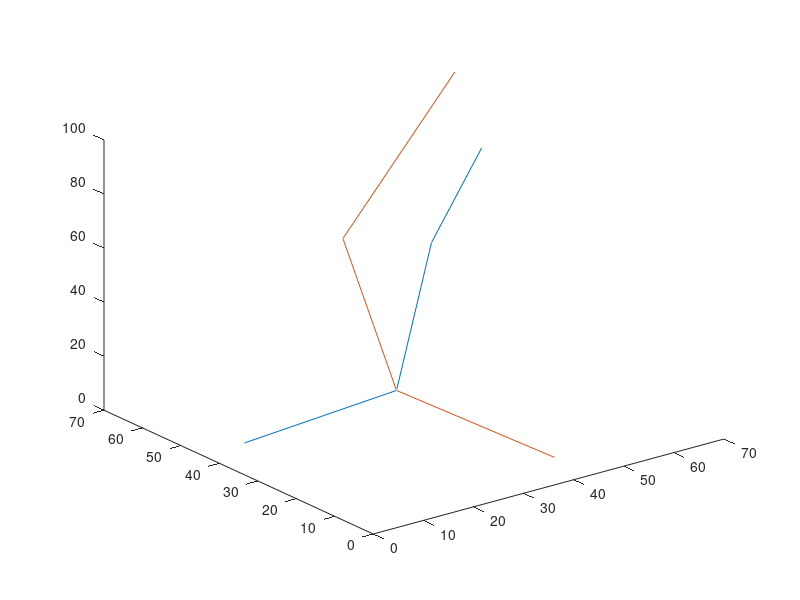

The MATLAB source for this figure: (Note: this script raises an error after producing the figure.)
clear;close;clc;
% size of UAV 
UAVsize=1;
Vlimit=5;
Vcoef=1.2;
colLimit=3*UAVsize;

% set two path to meet, in order to check the result
path1=[5,40,5;20,20,30;50,50,50;60,50,80]';
start1=path1(:,1)';
path2=[40,5,5;20,20,30;40,60,50;70,70,90]';
figure
plot3(path1(1,:),path1(2,:),path1(3,:))
hold on
plot3(path2(1,:),path2(2,:),path2(3,:))

pause(5)
% findcollisionPoint
colPos=2;
colPoint=path2(:,colPos)';
colLength=sum((colPoint-start1).^2)^0.5;
slowCoef=1-colLimit/colLength;
% colTime=colLength/Vlimit*Vcoef;
path2(:,colPos)=path2(:,colPos)*slowCoef;

[~,coef1,tra1]=getTra(path1);

[~,coef2,tra2]=getTra(path2);

% draw two path
figure
plot3(path1(1,:),path1(2,:),path1(3,:))
hold on
plot3(path2(1,:),path2(2,:),path2(3,:))
time_limit=max(size(tra2,2),size(tra1,2));
for i=1:time_limit
    if i<size(tra1,2)
        comet3(tra1(1,i:i+1),tra1(2,i:i+1),tra1(3,i:i+1))
    end
    if i<size(tra2,2)
        comet3(tra2(1,i:i+1),tra2(2,i:i+1),tra2(3,i:i+1))
    end
    pause(0.8)
end

% mycomet3(tra1(1,:),tra1(2,:),tra1(3,:))
% mycomet3(tra2(1,:),tra2(2,:),tra2(3,:))
% axis([0 100 0 100 0 100])

% x=x0+t(x1-x0) y=y0+t(y1-y0) z=z0+t(z1-z0)
function [path,coef,trajectory] = getTra(path)
Vlimit=5;
Vcoef=1.2;
point_num=size(path,2)-1;

% calculate coefficient
time=ones(1,point_num);
for i=1:point_num
    time(i)=round(sum((path(:,i+1)-path(:,i)).^2)^0.5/Vlimit*Vcoef);
end

coef=zeros(12,point_num);
for i=1:point_num
    T=time(i);
    for j=0:2
        a=path(j+1,i);
        b=path(j+1,i+1);
        C=[0 0 0 1;T^3 T^2 T 1;0 0 1 0;3*T^2 2*T 1 0];
        D=[a;b;0;0];
        coef(j*4+1:j*4+4,i)=C\D;
    end
end
% calculate location of each second
coefX=coef(1:4,:);
coefY=coef(5:8,:);
coefZ=coef(9:12,:);
path_num=sum(time);
trajectory=zeros(3,path_num);
t=1;

for i=1:point_num
    for T=0:time(i)
        trajectory(1,t)=sum(coefX(:,i).*[T^3;T^2;T;1]);
        trajectory(2,t)=sum(coefY(:,i).*[T^3;T^2;T;1]);
        trajectory(3,t)=sum(coefZ(:,i).*[T^3;T^2;T;1]);
        t=t+1;
    end
end
% draw trajectory
% figure
% axis([0 100 0 100 0 100])
% mycomet3(trajectory(1,:),trajectory(2,:),trajectory(3,:))

end

